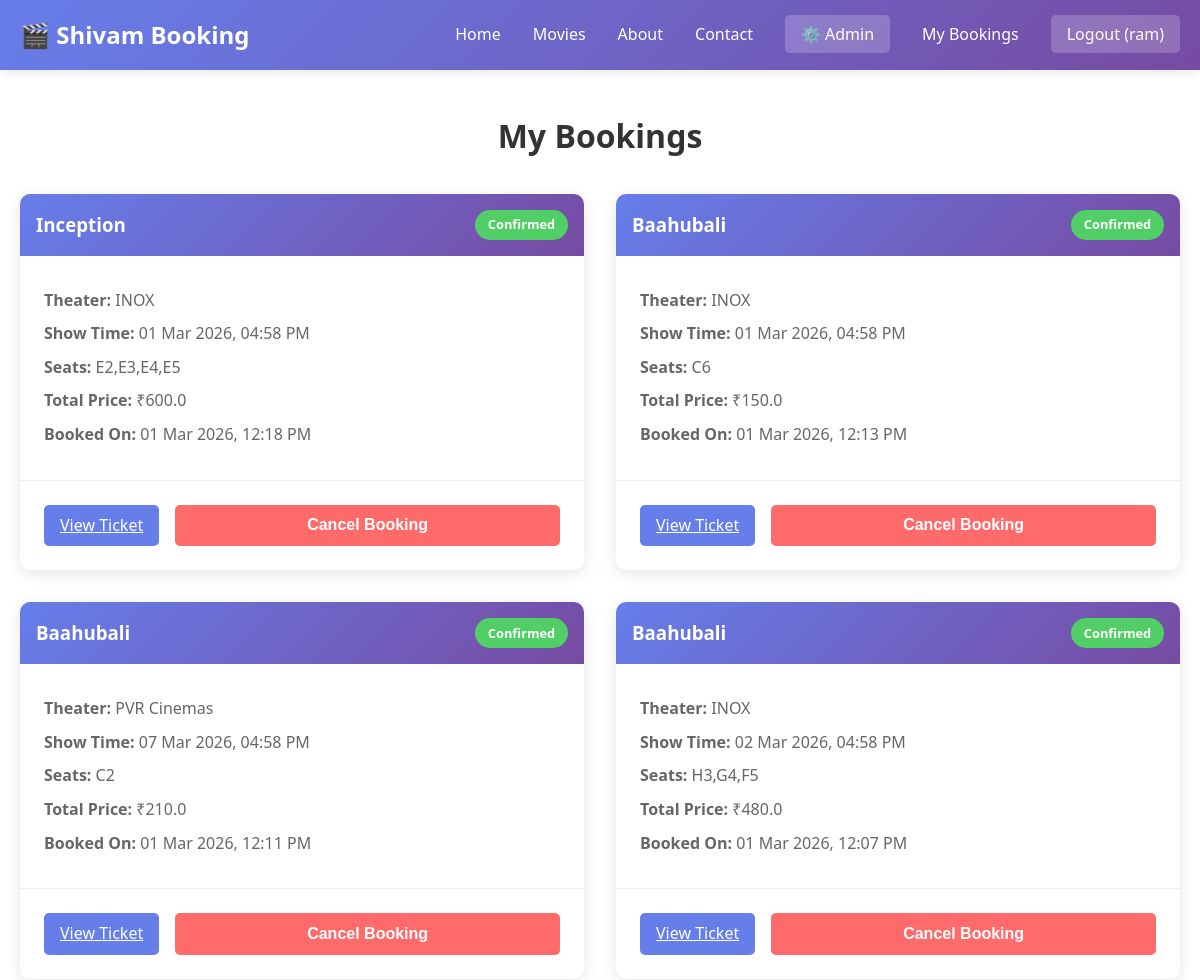
/bookings (signed in, upper part), run on an earlier commit of the app's database.
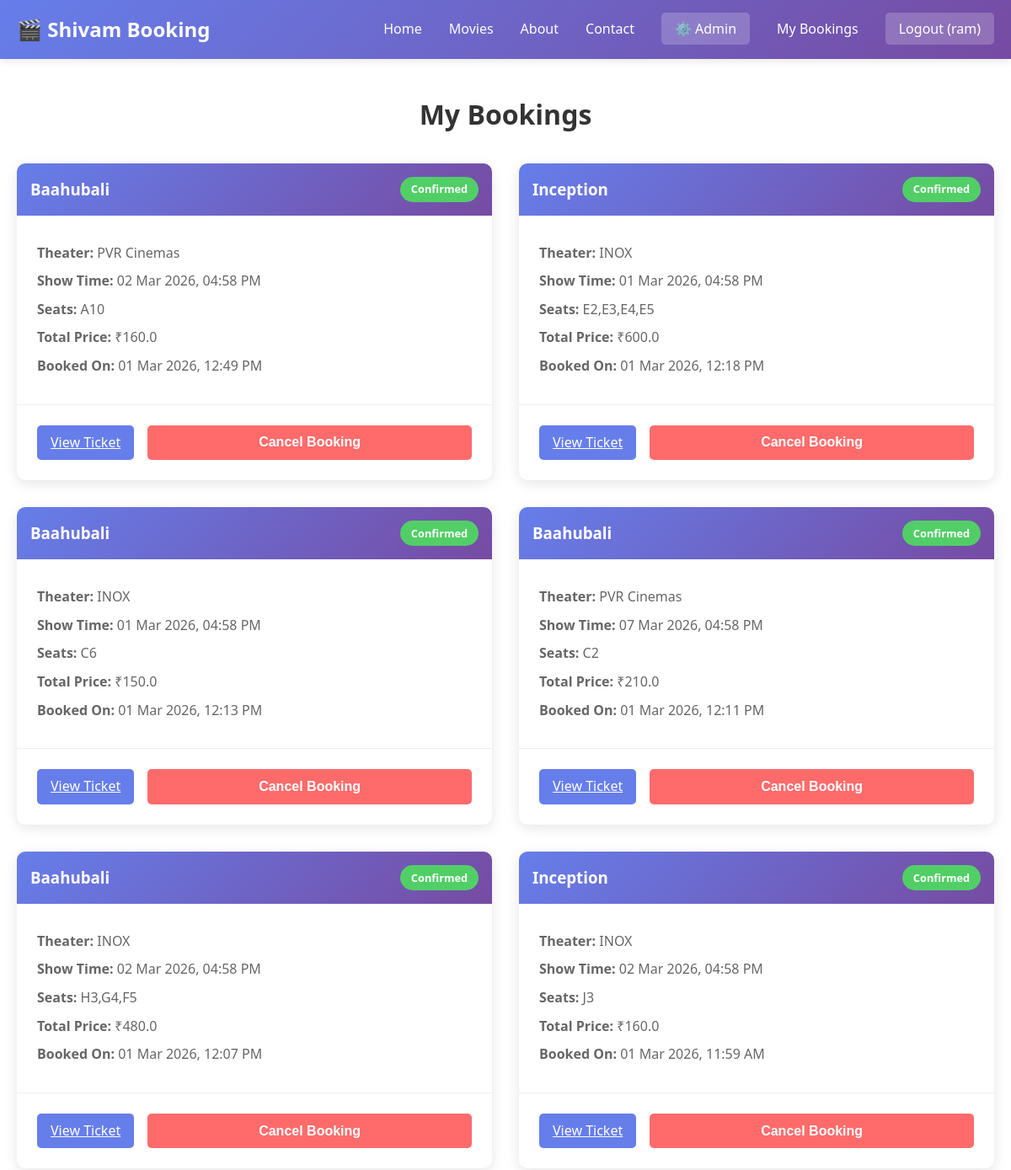
And on a later commit of the database.
### tables this page shows
CREATE TABLE bookings (
                id INTEGER PRIMARY KEY AUTOINCREMENT,
                user_id INTEGER NOT NULL,
                show_id INTEGER NOT NULL,
                seats TEXT NOT NULL,
                total_price REAL NOT NULL,
                booking_date TIMESTAMP DEFAULT CURRENT_TIMESTAMP,
                status TEXT DEFAULT 'confirmed',
                FOREIGN KEY(user_id) REFERENCES users(id),
                FOREIGN KEY(show_id) REFERENCES shows(id)
            );

CREATE TABLE movies (
                id INTEGER PRIMARY KEY AUTOINCREMENT,
                title TEXT NOT NULL,
                description TEXT,
                genre TEXT,
                rating REAL,
                duration INTEGER,
                language TEXT,
                poster_url TEXT,
                status TEXT DEFAULT 'active',
                created_at TIMESTAMP DEFAULT CURRENT_TIMESTAMP
            );

CREATE TABLE shows (
                id INTEGER PRIMARY KEY AUTOINCREMENT,
                movie_id INTEGER NOT NULL,
                theater_name TEXT NOT NULL,
                show_time TIMESTAMP NOT NULL,
                price REAL NOT NULL,
                total_seats INTEGER DEFAULT 100,
                available_seats INTEGER DEFAULT 100,
                FOREIGN KEY(movie_id) REFERENCES movies(id)
            );

### app/routes.py (the view)
@booking_bp.route('/bookings')
def my_bookings():
    if 'user_id' not in session:
        return redirect(url_for('auth.login'))
    bookings = Booking.get_user_bookings(session['user_id'])
    bookings_list = []
    for booking in bookings:
        bookings_list.append({
            'id': booking[0],
            'user_id': booking[1],
            'show_id': booking[2],
            'seats': booking[3],
            'total_price': booking[4],
            'booking_date': booking[5],
            'status': booking[6],
            'movie_title': booking[7],
            'movie_poster': booking[8],
            'theater': booking[9],
            'show_time': booking[10]
        })
    return render_template('my_bookings.html', bookings=bookings_list,
                         is_logged_in=True, username=session.get('username'))

### app/__init__.py (called while the page is built)
def format_datetime_filter(value, format='%d %b %Y, %I:%M %p'):
    if isinstance(value, str):
        dt_object = datetime.fromisoformat(value.replace('Z', '+00:00'))
        return dt_object.strftime(format)
    if value is None:
        return ""
    return value.strftime(format)

### app/models.py (called while the page is built)
    @staticmethod
    def get_user_bookings(user_id):
        conn = sqlite3.connect(DATABASE, timeout=30)
        try:
            cursor = conn.cursor()
            cursor.execute('''
                SELECT b.*, m.title, m.poster_url, sh.theater_name, sh.show_time
                FROM bookings b
                JOIN shows sh ON b.show_id = sh.id
                JOIN movies m ON sh.movie_id = m.id
                WHERE b.user_id = ?
                ORDER BY b.booking_date DESC
            ''', (user_id,))
            return cursor.fetchall()
        finally:
            conn.close()

### templates/my_bookings.html (shortened to what this page needs)
{% extends 'base.html' %}  {% block content %}
<div class="my-bookings-page container">
  <h1>My Bookings</h1>
  {% if bookings %}
  <div class="bookings-list">
    {% for booking in bookings %}
    <div class="booking-card">
      <div class="booking-header">
        <h3>{{ booking.movie_title }}</h3>
        <span class="status {{ booking.status }}"
          >{{ booking.status|capitalize }}</span
        >
      </div>
      <div class="booking-details">
        <p><strong>Theater:</strong> {{ booking.theater }}</p>
        <p>
          <strong>Show Time:</strong> {{ booking.show_time | format_datetime }}
        </p>
        <p><strong>Seats:</strong> {{ booking.seats }}</p>
        <p><strong>Total Price:</strong> ₹{{ booking.total_price }}</p>
        <p>
          <strong>Booked On:</strong> {{ booking.booking_date | format_datetime
          }}
        </p>
      </div>
      <div class="booking-actions">
        <a
          href="{{ url_for('booking.ticket_view', booking_id=booking.id) }}"
          class="btn-secondary"
          >View Ticket</a
        >
        {% if booking.status == 'confirmed' %}
        <button
          class="btn-primary"
          style="background: #ff6b6b"
          onclick="cancelBooking({{ booking.id }})"
        >
          Cancel Booking
        </button>
        {% endif %}
      </div>
    </div>
    {% endfor %}
  </div>
  {% else %}
  <div class="no-bookings">
    <p>You haven't booked any tickets yet.</p>
    <a href="{{ url_for('main.index') }}" class="cta-button">Book Now</a>
  </div>
  {% endif %}
</div>
{% endblock %}

### templates/base.html (shortened to what this page needs)
<!doctype html>
<html lang="en">
  <head>
    <link
      rel="stylesheet"
      href="{{ url_for('static', filename='css/style.css') }}"
    />
  </head>
  <body>
    <nav class="navbar">
      <div class="nav-container">
        <div class="nav-logo">
          <a href="/">🎬 Shivam Booking</a>
        </div>
        <ul class="nav-menu">
          <li class="nav-item">
            <a href="/" class="nav-link">Home</a>
          </li>
          <li class="nav-item">
            <a href="/movies" class="nav-link">Movies</a>
          </li>
          <li class="nav-item">
            <a href="/about" class="nav-link">About</a>
          </li>
          <li class="nav-item">
            <a href="/contact" class="nav-link">Contact</a>
          </li>
          <li class="nav-item">
            <a href="/admin/login" class="nav-link admin-btn">⚙️ Admin</a>
          </li>
          {% if is_logged_in %}
          <li class="nav-item">
            <a href="/bookings" class="nav-link">My Bookings</a>
          </li>
          <li class="nav-item">
            <a href="/logout" class="nav-link logout-btn"
              >Logout ({{ username }})</a
            >
          </li>
          {% endif %}
        </ul>
      </div>
    </nav>
    {% block content %}{% endblock %}
  </body>
</html>

### static/css/style.css (style rules this page uses)
* { margin: 0; padding: 0; box-sizing: border-box; }
body { font-family: 'Segoe UI', Tahoma, Geneva, Verdana, sans-serif; background-color: #f5f5f5; color: #333; line-height: 1.6; }
.container { max-width: 1200px; margin: 0 auto; padding: 20px; }
.navbar { background: linear-gradient(135deg, #667eea 0%, #764ba2 100%); color: white; padding: 1rem 0; box-shadow: 0 2px 10px rgba(0,0,0,0.1); position: sticky; top: 0; z-index: 100; }
.nav-container { max-width: 1200px; margin: 0 auto; padding: 0 20px; display: flex; justify-content: space-between; align-items: center; }
.nav-logo a { font-size: 1.5rem; font-weight: bold; color: white; text-decoration: none; }
.nav-menu { display: flex; list-style: none; gap: 2rem; align-items: center; }
.nav-link { color: white; text-decoration: none; transition: opacity 0.3s; }
.login-btn, .signup-btn, .logout-btn, .admin-btn { background: rgba(255,255,255,0.2); padding: 0.5rem 1rem; border-radius: 5px; transition: background 0.3s; }
.btn-primary { background: linear-gradient(135deg, #667eea 0%, #764ba2 100%); color: white; padding: 0.75rem 1.5rem; border: none; border-radius: 5px; font-size: 1rem; cursor: pointer; transition: opacity 0.3s; font-weight: bold; }
.btn-secondary { background: #667eea; color: white; padding: 0.5rem 1rem; border: none; border-radius: 5px; cursor: pointer; transition: background 0.3s; }
.my-bookings-page { min-height: 100vh; padding: 40px 20px; background: white; }
.my-bookings-page h1 { text-align: center; margin-bottom: 2rem; font-size: 2rem; }
.bookings-list { display: grid; grid-template-columns: repeat(auto-fill, minmax(400px, 1fr)); gap: 2rem; }
.booking-card { background: white; border-radius: 10px; box-shadow: 0 4px 15px rgba(0,0,0,0.1); overflow: hidden; }
.booking-header { background: linear-gradient(135deg, #667eea 0%, #764ba2 100%); color: white; padding: 1rem; display: flex; justify-content: space-between; align-items: center; }
.booking-header h3 { margin: 0; }
.status { padding: 0.3rem 0.8rem; border-radius: 20px; font-size: 0.8rem; font-weight: bold; }
.status.confirmed { background: #51cf66; color: white; }
.booking-details { padding: 1.5rem; border-bottom: 1px solid #eee; }
.booking-details p { margin: 0.5rem 0; color: #666; }
.booking-actions { padding: 1.5rem; display: flex; gap: 1rem; }
.booking-actions button { flex: 1; padding: 0.7rem; border: none; border-radius: 5px; cursor: pointer; font-weight: bold; }

What changed in the data, as far as the page shows it:
added bookings: movie_title "Baahubali", status "Confirmed", theater "PVR Cinemas", show_time "02 Mar 2026, 04:58 PM", seats "A10", total_price "160.0", booking_date "01 Mar 2026, 12:49 PM"
now on this page (row unchanged): bookings: movie_title "Inception", status "Confirmed", theater "INOX", show_time "02 Mar 2026, 04:58 PM", seats "J3", total_price "160.0", booking_date "01 Mar 2026, 11:59 AM"
